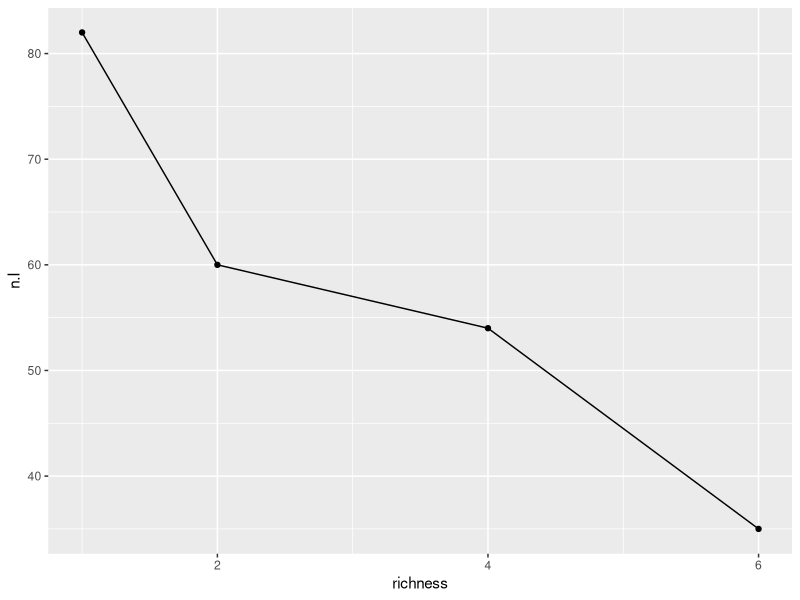
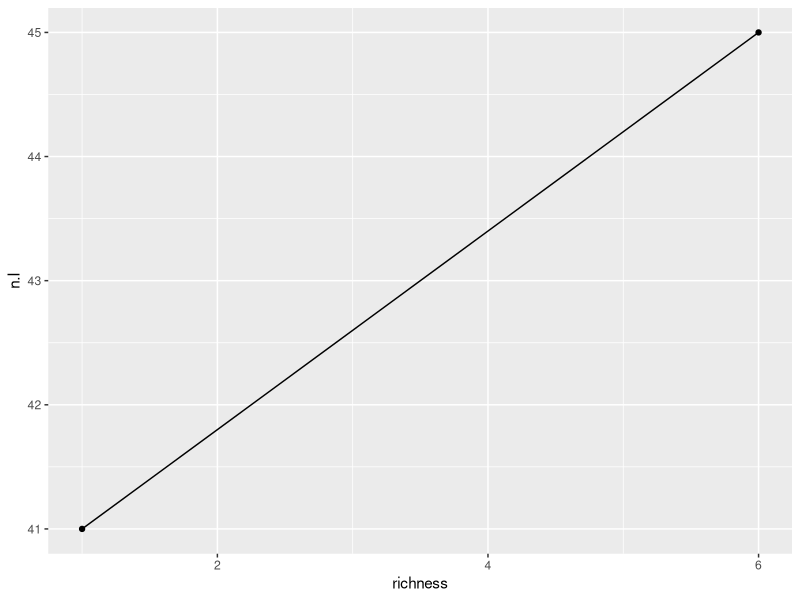
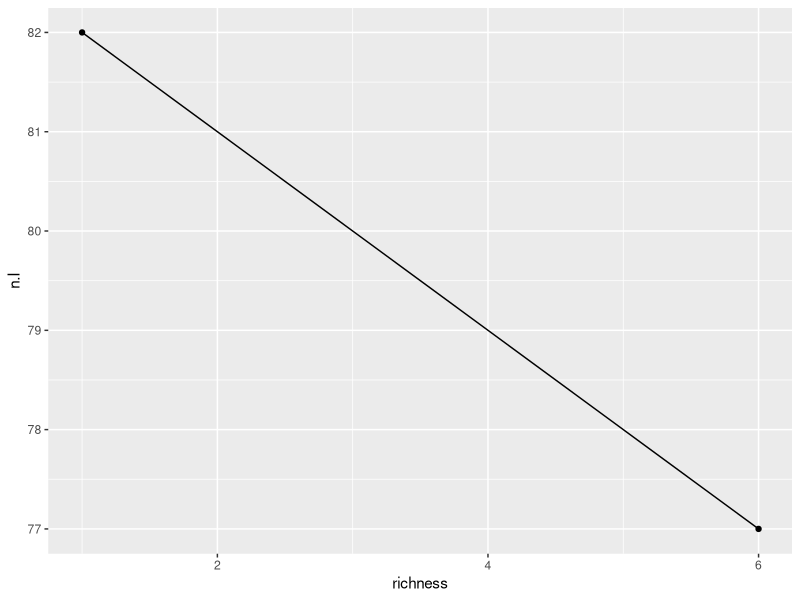
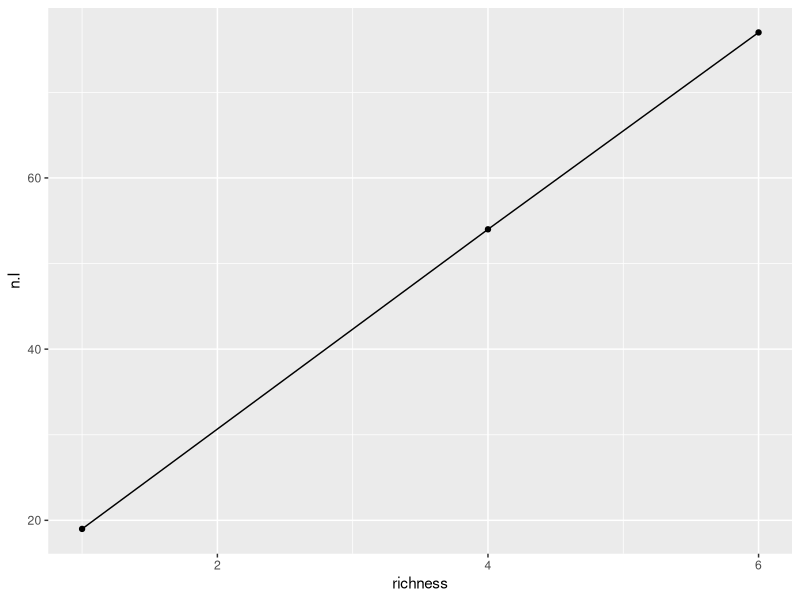
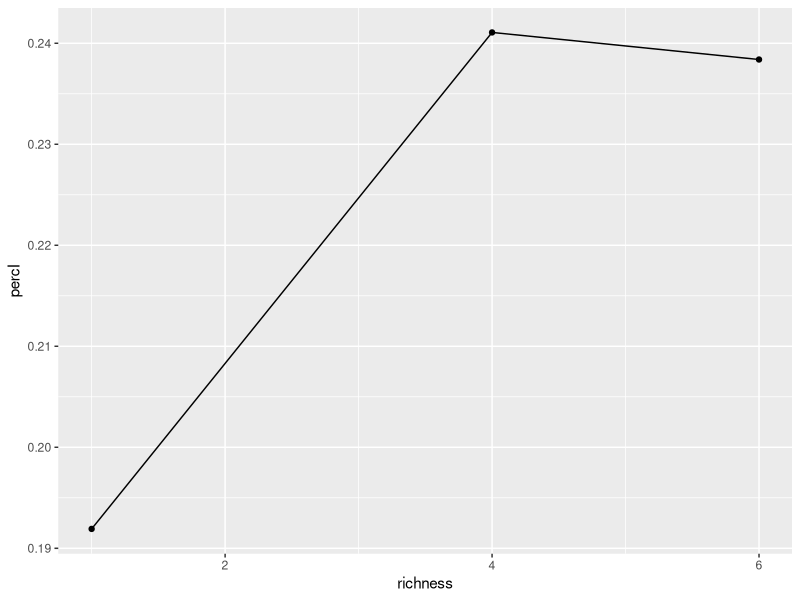
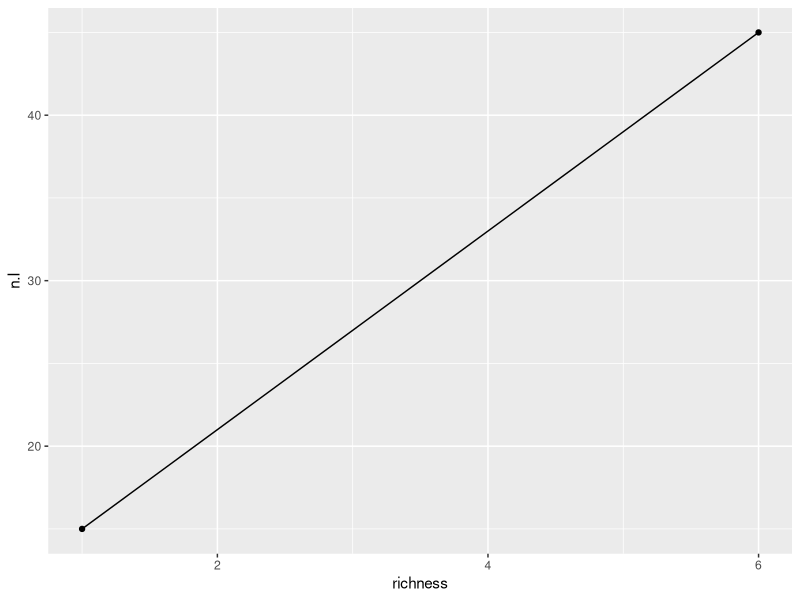
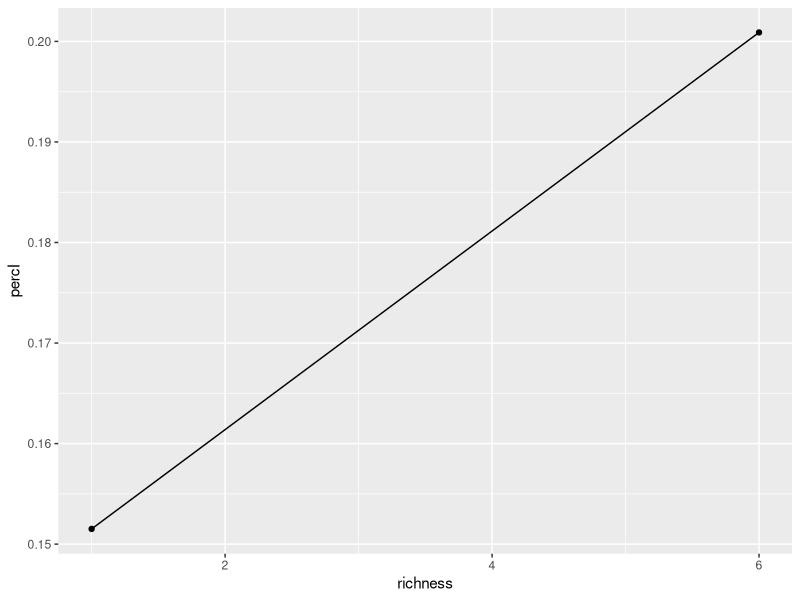

Recreate these plots in R, in order.
#making sense of 1010 trial planted 2/17/20. see page 75 in lab notebook.

library(tidyverse)

#enter data
tray <- c(2,3,4,5,1,8,9,6,10,7)
richness <- c(1,2,4,6,6,6,6,1,1,1)
n.ind <- c(224, 224, 224, 224, 323, 224, 224, 99, 99, 224)
dist <- c(1.75, 1.75, 1.75, 1.75, 1.4, 1.75, 1.75, 2.7, 2.7, 1.75)
dens <- c('sub', 'sub', 'sub', 'sub', 'add', 'sub', 'sub', 'add', 'add', 'sub')
n.I <- c(82, 60, 54, 35, 77, 77, 45, 19, 15, 41)
species <- list(
  c('radish'),
  c('radish', 'arugula'),
  c('radish', 'arugula', 'PC', 'romaine'),
  c('radish', 'arugula', 'PC', 'romaine', 'clover', 'basil'),
  c('radish', 'arugula', 'PC', 'romaine', 'clover', 'basil'),
  c('radish', 'mustard', 'arugula', 'PC', 'romaine', 'clover'),
  c('mustard', 'arugula', 'PC', 'romaine', 'clover', 'basil'),
  c('radish'),
  c('mustard'),
  c('mustard') )

#put into dataframe
df <- data.frame(tray, richness, dist, dens, n.ind, n.I)
df$species <- species
df <- df %>% mutate(percI = n.I/n.ind) %>% arrange(tray)

#PLOT----
#PART 1: the following should help me figure out best composition order.
#substitutive, radish first. Looks great! Going with this order. 
df %>% filter(tray %in% c(2,3,4,5)) %>% 
ggplot(., aes(richness, n.I)) +
  geom_point() + geom_line()

#substitutive, mustard first. Does the oppositite of what I want. :(
df %>% filter(tray %in% c(7,9)) %>% 
  ggplot(., aes(richness, n.I)) +
  geom_point() + geom_line()
#substitutive, radish then mustard. Not different enough.
df %>% filter(tray %in% c(2,8)) %>% 
  ggplot(., aes(richness, n.I)) +
  geom_point() + geom_line()

#PART 2: the following should help me figure out how steep the density gradient needs to be. For additive assembly.
#radish first: 1sp, 2.7cm -> 4spp., 1.75cm -> 6spp., 1.4cm
df %>% filter(tray %in% c(6, 4, 1)) %>% 
  ggplot(., aes(richness, n.I)) +
  geom_point() + geom_line()
df %>% filter(tray %in% c(6, 4, 1)) %>% 
  ggplot(., aes(richness, percI)) +
  geom_point() + geom_line()

#mustard first: 1sp, 2.7cm -> 6spp., 1.75cm
df %>% filter(tray %in% c(10, 9)) %>% 
  ggplot(., aes(richness, n.I)) +
  geom_point() + geom_line()
df %>% filter(tray %in% c(10, 9)) %>% 
  ggplot(., aes(richness, percI)) +
  geom_point() + geom_line()

